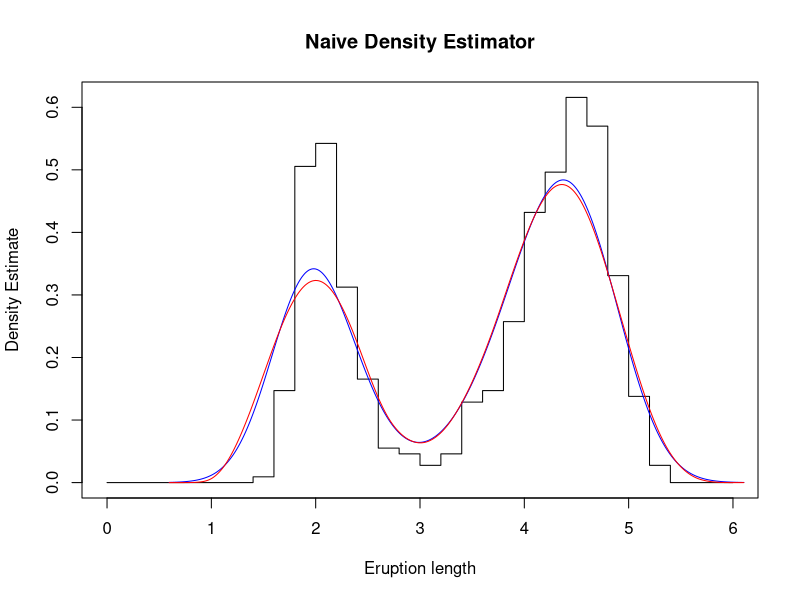
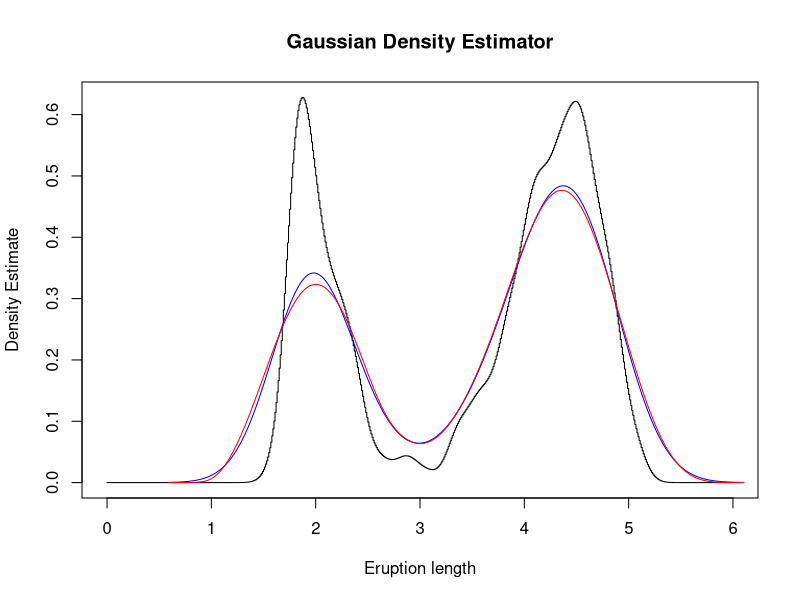

Recreate these plots in R, in order.
## functions for density estimation



## basically a histogram...
my.w <- function(x){
    if(abs(x) < 1){
        w <- 1/2
    }else{
        w <- 0
    }
    return(w)
}



## below is an example using the faithful eruptions data
data(faithful)

x <- seq(from=0, to=6, by=0.2)
m = length(x)
n = length(faithful$eruptions)
h = 0.2
fhat <- numeric(m) ## just zeros m times


for(i in 1:m){
    S <- 0
    for(j in 1:n){
        S <- S + (1/h) * my.w((faithful$eruptions[j] - x[i])/h)
    }
    fhat[i] <- (1/n) * S
}



plot(x = x, y = fhat, type = "s", xlab = "Eruption length",
     ylab = "Density Estimate", main = "Naive Density Estimator")

lines(density(faithful$eruptions), col = "blue")
lines(density(faithful$eruptions, kernel="biweight"), col = "red")




## gaussian kernel density estimator
my.w.Gaussian = function(x){
    w = dnorm(x)
    return(w)
}



x <- seq(from=0, to=6, by=0.01)
m = length(x)
n = length(faithful$eruptions)
h = 0.1
fhat <- numeric(m) ## just zeros m times


for(i in 1:m){
    S <- 0
    for(j in 1:n){
        S <- S + (1/h) * my.w.Gaussian((faithful$eruptions[j] - x[i])/h)
    }
    fhat[i] <- (1/n) * S
}




plot(x = x, y = fhat, type = "s", xlab = "Eruption length",
     ylab = "Density Estimate", main = "Gaussian Density Estimator")

lines(density(faithful$eruptions), col = "blue")
lines(density(faithful$eruptions, kernel="biweight"), col = "red")
